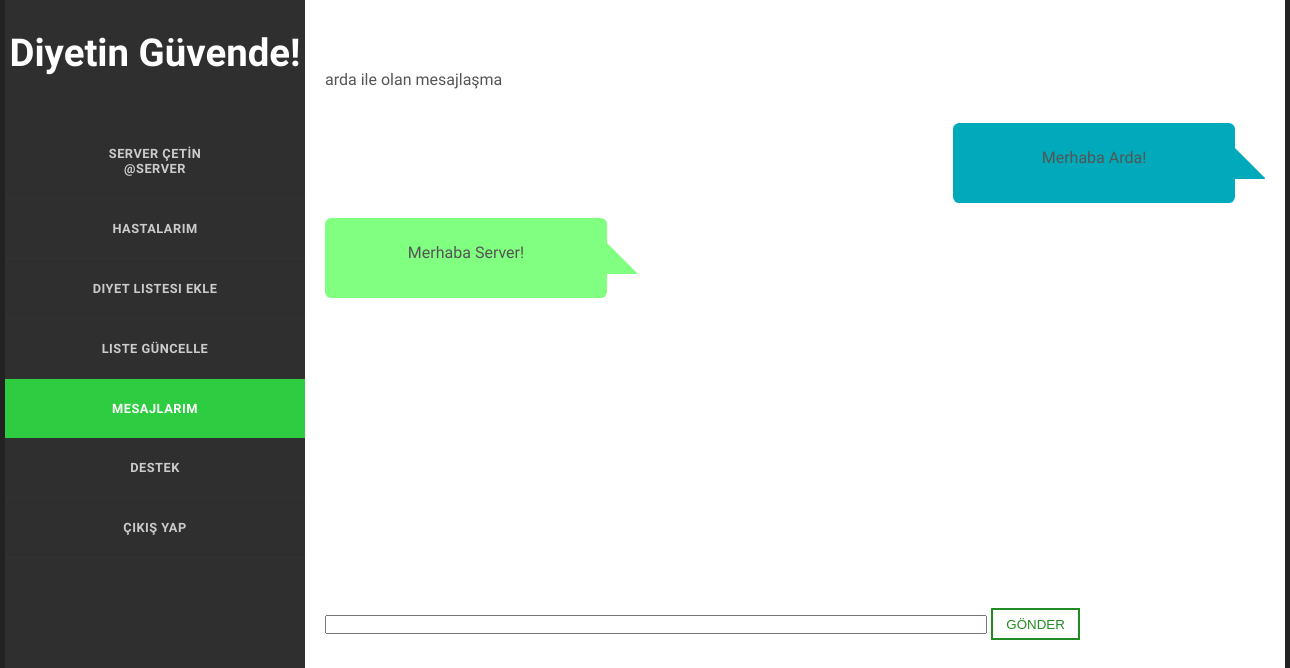
/Ortak/mesajlar.php?kullaniciId=36 (signed in), run on the app's committed database.
### tables this page shows
CREATE TABLE `kullanici` (
  `Id` int(11) NOT NULL,
  `CinsiyetId` int(11) NOT NULL,
  `Ad` varchar(30) NOT NULL,
  `Soyad` varchar(30) NOT NULL,
  `DogumTarih` date NOT NULL,
  `KullaniciAdi` varchar(15) NOT NULL,
  `Email` varchar(50) NOT NULL,
  `TelefonNo` varchar(15) NOT NULL,
  `Sifre` varchar(150) NOT NULL,
  `KullaniciTurId` int(11) NOT NULL
);

CREATE TABLE `kullanicimesaj` (
  `Id` int(11) NOT NULL,
  `GonderenId` int(11) NOT NULL,
  `AlanId` int(11) NOT NULL,
  `Mesaj` varchar(400) NOT NULL,
  `GonderilmeTarihi` datetime NOT NULL
);

### Ortak/mesajlar.php (the view, shortened to what this page needs)
<!doctype html>
<html>
<head>
<link rel="stylesheet" href="../css/styles.css" type="text/css" />
</head>
<body>
		<section id="body" class="width">
        <section id="content" class="column-right">
                <div class="beyaz" style="padding-top: 50px"  >
                    <?php
                    include "../baglan.php";
                    $id = $_SESSION['Id'];
                    $gonderilenId =  $_GET['kullaniciId'];
                    $karsi = $db->query("SELECT * FROM kullanici WHERE Id = $gonderilenId")->fetch(PDO::FETCH_ASSOC);
                    ?>
                    <legend><?php echo $karsi['KullaniciAdi']; ?> ile olan mesajlaşma</legend><br>
                    <div class="mesajAlani" id="mesajAlani" style="background-color: #ffffff;width: 100%;height: 500px;overflow: scroll;">
                        <?php
                        $query = $db->query("SELECT * FROM kullanicimesaj WHERE GonderenId= $gonderilenId AND AlanId= $id OR GonderenId= $id AND AlanId= $gonderilenId", PDO::FETCH_ASSOC);
                        if ( $query->rowCount() ){
                            foreach( $query as $mesaj ){
                                if($mesaj['AlanId']!=$id){
                                    print '
                                        <div style="margin-left: auto;margin-top: 15px;margin-right:30px;min-width:100px;width:30%;height:80px;" align="center" class="speech-bubble" class="alanMesaj" >
                                            <br><p>'.$mesaj['Mesaj'].'</p>
                                        </div>
                                        ';
                                }
                                else{
                                    print '
                                        <div style="margin-top: 15px;min-width:100px;width:30%;height:80px;" class="speech-bubblee" class="karsiMesaj" align="center"   >
                                            <br><p>'.$mesaj['Mesaj'].'</p>
                                        </div>
                                    ';
                                }
                            }
                        }
                        ?>
                    </div>
                    <form method="get">
                        <input type="text" style="width: 70%" id="msg" name="msg"/>
                        <input class="brk-btn" type="submit" onclick="mesajGonderildi()" value="Gönder">
                    </form>
                </div>
		</section>
	</section>
</body>
</html>

### css/styles.css (style rules this page uses)
body { margin:0px auto; padding:0; background: #222; font-family: 'Oxygen', 'sans-serif'; font-size: 1.0em; color:#555; }
* { margin:0; padding:0; }
p { line-height:2.0em; margin-bottom:20px; }
.width { width:1280px; margin: 0 auto; }
div.beyaz { height:1000px; position:relative; top:15%; left:0%; }
section#body { padding: 0; background: #2f2f2f; }
section#content { width:940px; padding: 20px; background-color: #fff; }
.column-right { float:right; }
.speech-bubble { position: relative; background: #00aabb; border-radius: .4em; }
.speech-bubble:after { content: ''; position: absolute; right: 0; top: 50%; width: 50; height: 50; border: 31px solid transparent; border-left-color: #00aabb; border-right: 0; border-bottom: 0; margin-top: -15.5px; margin-right: -31px; }
.speech-bubblee { position: relative; background: #80ff80; border-radius: .4em; padding-top: 0px; padding-right: 0px; padding-bottom: 0px; padding-left: 0px; }
.speech-bubblee :after { content: ''; position: absolute; right: 0; top: 50%; width: 50; height: 50; border: 31px solid transparent; border-left-color: #80ff80; border-right: 0; border-bottom: 0; margin-top: -15.5px; margin-right: -31px; }

### data on the page
kullanici: KullaniciAdi "arda"
kullanicimesaj: Mesaj "Merhaba Arda!"
kullanicimesaj: Mesaj "Merhaba Server!"

### other printed values
$name "SERVER"
$soyad "ÇETİN"
$username "SERVER"
